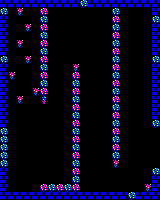

This game map was drawn from its Tiled (.tmx) file and the tilesets committed beside it. A one-line description and the full map source follow:
An orthogonal 20x25 tile map with 8x8 px tiles, 1 tile layer (Capa de Patrones 1).

<map version="1.2" tiledversion="1.2.4" orientation="orthogonal" renderorder="right-down" width="20" height="25" tilewidth="8" tileheight="8" infinite="0" nextlayerid="2" nextobjectid="1">
 <tileset firstgid="1" source="sp.tsx" />
 <layer id="1" name="Capa de Patrones 1" width="20" height="25">
  <data encoding="csv">
17,17,17,17,17,17,17,17,17,17,36,17,17,17,17,17,17,17,17,17,
36,1,9,1,1,38,1,1,1,1,1,1,1,1,36,1,1,1,1,17,
17,1,1,1,1,36,1,1,1,1,1,1,1,1,38,1,1,1,1,36,
17,1,1,9,1,38,1,1,1,1,1,1,1,1,36,1,1,1,1,17,
17,1,1,1,1,36,1,1,1,1,1,1,1,1,38,1,1,1,1,17,
17,1,9,1,1,38,1,1,1,1,1,1,1,1,36,1,1,1,1,17,
17,1,1,1,1,36,1,1,1,1,1,1,1,1,38,1,1,1,1,17,
36,1,1,9,1,38,1,1,1,1,1,1,1,1,36,1,1,1,1,36,
17,1,1,1,1,36,1,1,1,9,1,1,1,1,38,1,1,1,1,17,
17,9,1,1,1,38,1,1,1,38,1,1,1,1,36,1,1,1,1,17,
17,1,1,1,1,36,1,1,1,36,1,1,1,1,38,1,1,1,1,17,
17,1,1,1,9,38,1,1,1,38,1,1,1,1,36,1,1,1,1,17,
17,1,9,1,1,2,1,1,1,36,1,1,1,1,38,1,1,1,1,17,
17,1,1,1,1,1,1,1,1,38,1,1,1,1,36,1,1,1,1,17,
17,1,1,1,1,1,1,1,1,36,1,1,1,1,38,1,1,1,1,17,
17,1,1,1,1,1,1,1,1,38,1,1,1,1,36,1,1,1,1,36,
36,1,1,1,1,1,1,1,1,36,1,1,1,1,38,1,1,1,1,1,
36,1,1,1,1,1,1,1,1,38,1,1,1,1,36,1,1,1,1,1,
36,1,1,1,1,1,1,1,1,36,1,1,1,1,38,1,1,1,1,1,
36,1,1,1,1,1,1,1,1,38,1,1,1,1,36,1,1,1,1,1,
36,1,1,1,1,1,1,1,1,36,1,1,1,1,9,1,1,1,1,1,
17,1,1,1,1,1,1,1,1,38,1,1,1,1,1,1,1,1,1,36,
17,1,1,1,1,1,1,1,1,36,1,1,1,1,1,1,1,1,1,17,
17,1,1,1,1,38,36,38,36,38,1,1,1,1,1,1,1,1,9,17,
17,17,17,17,17,17,17,17,17,17,17,17,17,17,17,17,36,17,17,17
</data>
 </layer>
</map>
